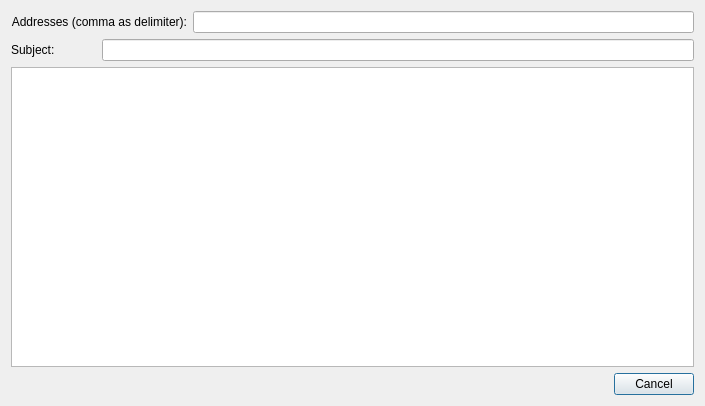
<?xml version="1.0" encoding="UTF-8"?>
<ui version="4.0">
 <class>SendMessageDialog</class>
 <widget class="QDialog" name="SendMessageDialog">
  <property name="geometry">
   <rect>
    <x>0</x>
    <y>0</y>
    <width>705</width>
    <height>406</height>
   </rect>
  </property>
  <layout class="QGridLayout" name="gridLayout">
   <item row="0" column="0" colspan="2">
    <widget class="QLabel" name="label_2">
     <property name="text">
      <string>Addresses (comma as delimiter):</string>
     </property>
     <property name="alignment">
      <set>Qt::AlignRight|Qt::AlignTrailing|Qt::AlignVCenter</set>
     </property>
    </widget>
   </item>
   <item row="0" column="2">
    <widget class="QLineEdit" name="Addresses_">
     <property name="placeholderText">
      <string/>
     </property>
    </widget>
   </item>
   <item row="1" column="0">
    <widget class="QLabel" name="label">
     <property name="sizePolicy">
      <sizepolicy hsizetype="Preferred" vsizetype="Preferred">
       <horstretch>0</horstretch>
       <verstretch>0</verstretch>
      </sizepolicy>
     </property>
     <property name="text">
      <string>Subject:</string>
     </property>
     <property name="alignment">
      <set>Qt::AlignLeading|Qt::AlignLeft|Qt::AlignVCenter</set>
     </property>
    </widget>
   </item>
   <item row="2" column="0" colspan="3">
    <widget class="QTextBrowser" name="Text_">
     <property name="readOnly">
      <bool>false</bool>
     </property>
    </widget>
   </item>
   <item row="3" column="0" colspan="3">
    <widget class="QDialogButtonBox" name="ButtonBox_">
     <property name="standardButtons">
      <set>QDialogButtonBox::Cancel</set>
     </property>
    </widget>
   </item>
   <item row="1" column="1" colspan="2">
    <widget class="QLineEdit" name="Subject_">
     <property name="sizePolicy">
      <sizepolicy hsizetype="Expanding" vsizetype="Fixed">
       <horstretch>0</horstretch>
       <verstretch>0</verstretch>
      </sizepolicy>
     </property>
     <property name="placeholderText">
      <string/>
     </property>
    </widget>
   </item>
  </layout>
 </widget>
 <tabstops>
  <tabstop>Addresses_</tabstop>
  <tabstop>Subject_</tabstop>
  <tabstop>Text_</tabstop>
  <tabstop>ButtonBox_</tabstop>
 </tabstops>
 <resources/>
 <connections>
  <connection>
   <sender>ButtonBox_</sender>
   <signal>rejected()</signal>
   <receiver>SendMessageDialog</receiver>
   <slot>reject()</slot>
   <hints>
    <hint type="sourcelabel">
     <x>639</x>
     <y>393</y>
    </hint>
    <hint type="destinationlabel">
     <x>644</x>
     <y>399</y>
    </hint>
   </hints>
  </connection>
  <connection>
   <sender>ButtonBox_</sender>
   <signal>accepted()</signal>
   <receiver>SendMessageDialog</receiver>
   <slot>accept()</slot>
   <hints>
    <hint type="sourcelabel">
     <x>378</x>
     <y>393</y>
    </hint>
    <hint type="destinationlabel">
     <x>390</x>
     <y>399</y>
    </hint>
   </hints>
  </connection>
 </connections>
</ui>
